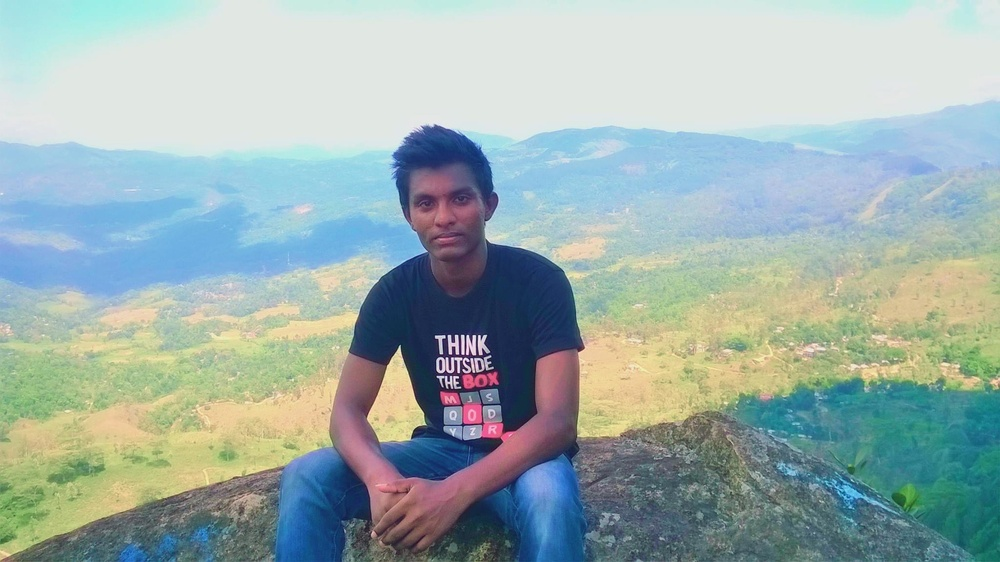
#> input picture dataset/Lasanga/l1.jpg, 1000 x 562 px, shrunk from 2048 x 1150 before the run
$ python -i imageEnhancer.py   (imports and definitions only)
#> lines starting #> are read from the running program, lines starting #| are printed output that depends on the picture
#> further down, picture is the input picture: shape (562, 1000, 3); mean B, G, R 173.2, 175.2, 156.5
import cv2

clahe = cv2.createCLAHE(clipLimit=3.0, tileGridSize=(8,8))

def image_enhance(img):
    #-----Converting image to LAB Color model-----------------------------------
    lab= cv2.cvtColor(img, cv2.COLOR_BGR2LAB)
#> lab: shape (562, 1000, 3); mean of channels 0, 1, 2 178, 122.9, 126.9
    # cv2.imshow("lab",lab)

    #-----Splitting the LAB image to different channels-------------------------
    l, a, b = cv2.split(lab)
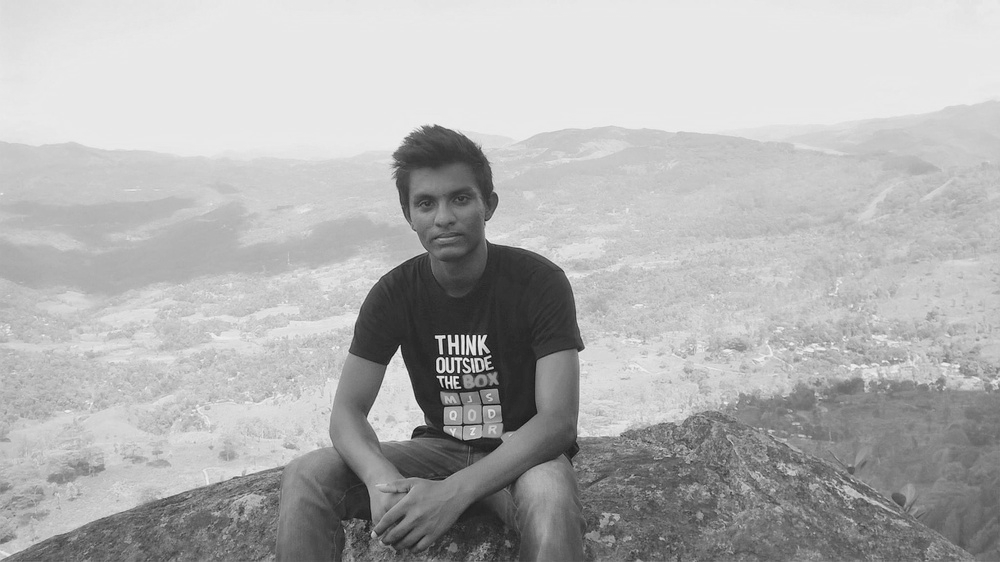
#> l: shape (562, 1000); min 9, max 248, mean 178
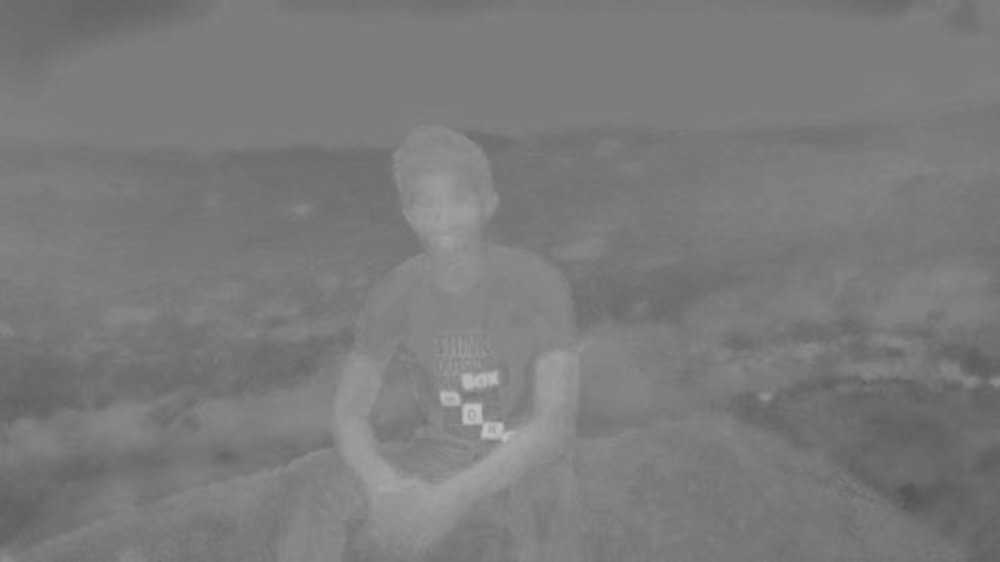
#> a: shape (562, 1000); min 84, max 192, mean 122.9
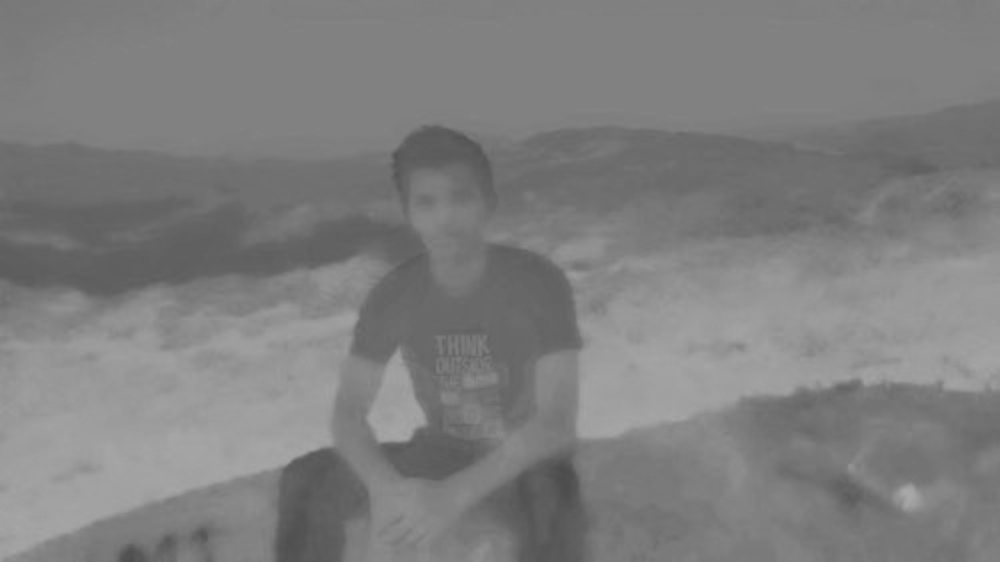
#> b: shape (562, 1000); min 75, max 168, mean 126.9
    # cv2.imshow('l_channel', l)
    # cv2.imshow('a_channel', a)
    # cv2.imshow('b_channel', b)

    #-----Applying CLAHE to L-channel-------------------------------------------

    cl = clahe.apply(l)
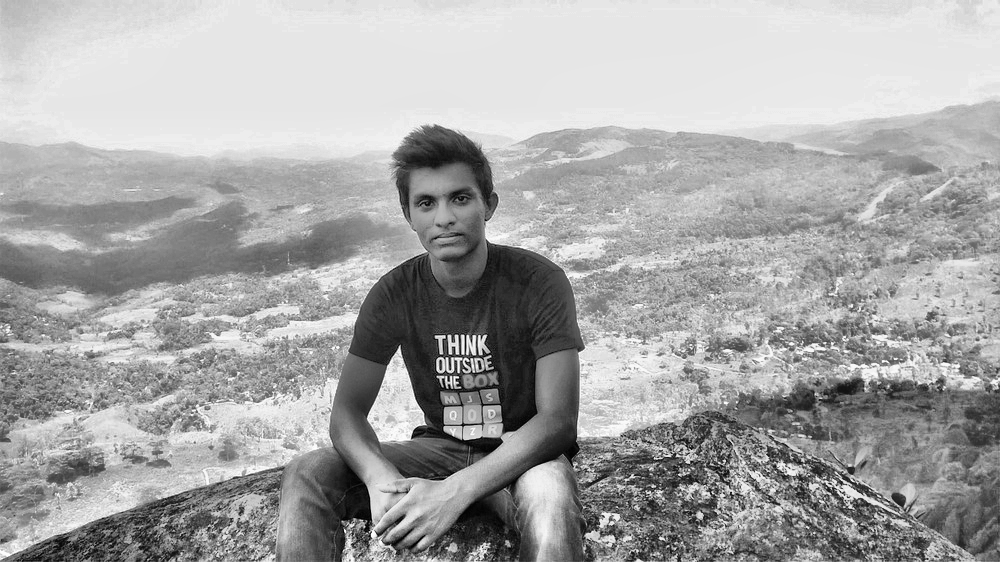
#> cl: shape (562, 1000); min 1, max 254, mean 166.3
    # cv2.imshow('CLAHE output', cl)

    #-----Merge the CLAHE enhanced L-channel with the a and b channel-----------
    limg = cv2.merge((cl,a,b))
#> limg: shape (562, 1000, 3); mean of channels 0, 1, 2 166.3, 122.9, 126.9
    # cv2.imshow('limg', limg)

    #-----Converting image from LAB Color model to RGB model--------------------
    final = cv2.cvtColor(limg, cv2.COLOR_LAB2BGR)
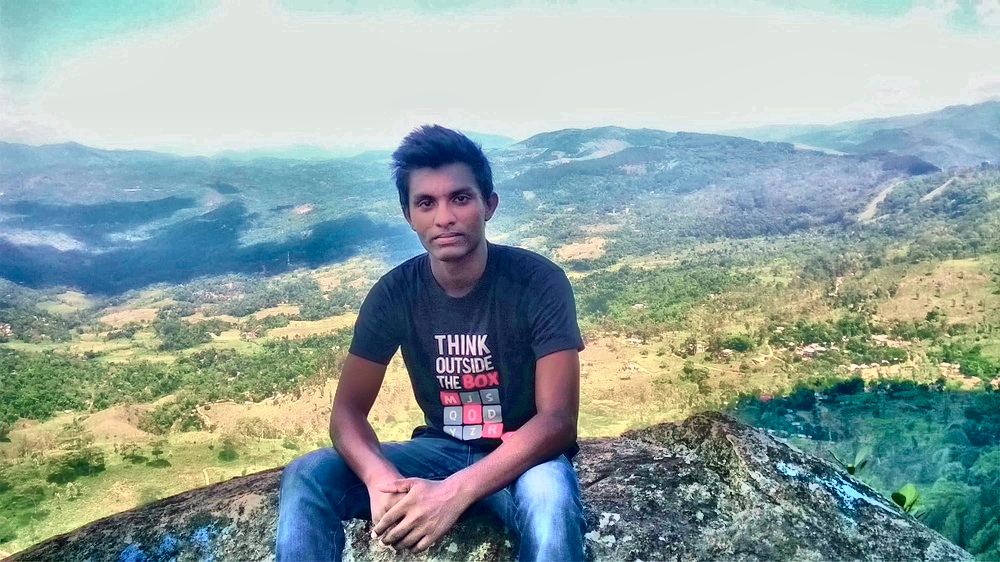
#> final: shape (562, 1000, 3); mean B, G, R 161.3, 163.5, 144.5
    return final

def image_sharpen(img):
    # Load the image
    # image = cv2.imread("35.0.jpg")
    # Blur the image
    gauss = cv2.GaussianBlur(img, (7,7), 0)
    # Apply Unsharp masking
    unsharp_image = cv2.addWeighted(img, 2, gauss, -1, 0)
    return unsharp_image

>>> import cv2
>>> picture = cv2.imread('../dataset/Lasanga/l1.jpg')
>>> result = image_enhance(picture)

$ run again, on dataset/Lasanga/l10.jpg
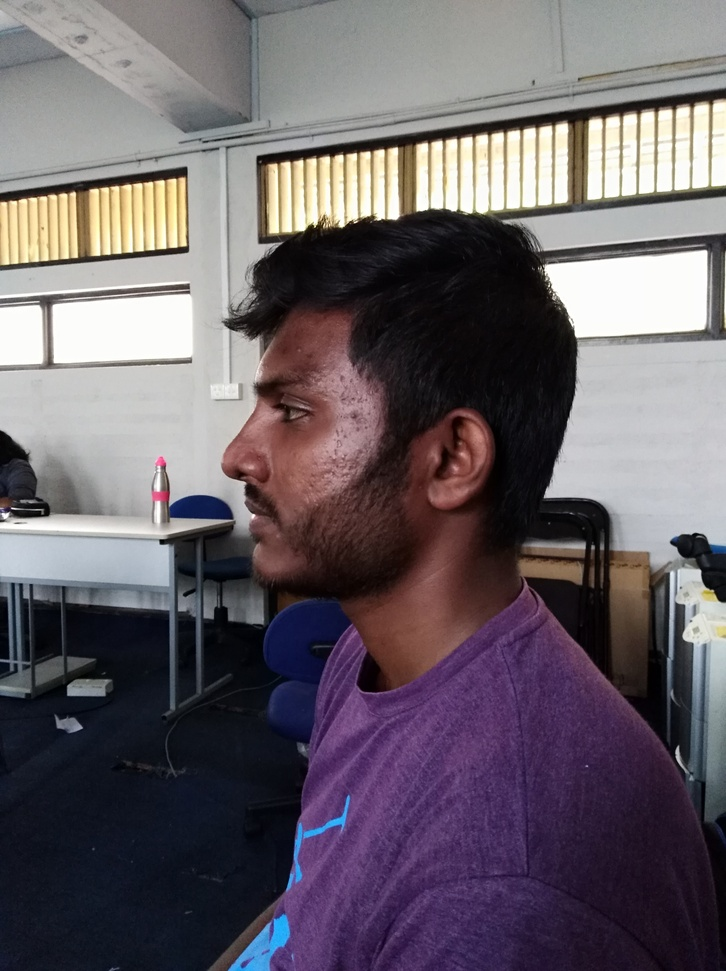
#> input picture dataset/Lasanga/l10.jpg, 726 x 971 px, shrunk from 3016 x 4032 before the run
#> picture is the input picture: shape (971, 726, 3); mean B, G, R 103.1, 96.4, 104.3
#> lab: shape (971, 726, 3); mean of channels 0, 1, 2 102.1, 133.4, 125.1
#> in image_enhance, `l, a, b = cv2.split(lab)`:
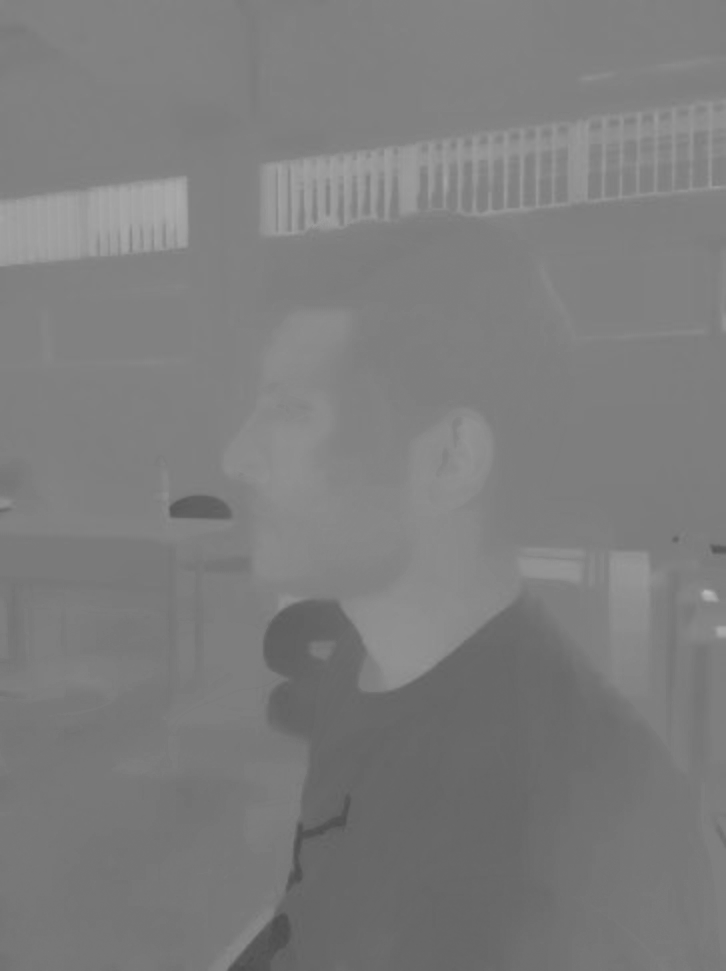
#> b: shape (971, 726); min 77, max 184, mean 125.1
#> limg: shape (971, 726, 3); mean of channels 0, 1, 2 116.4, 133.4, 125.1
#> in image_enhance, `final = cv2.cvtColor(limg, cv2.COLOR_LAB2BGR)`:
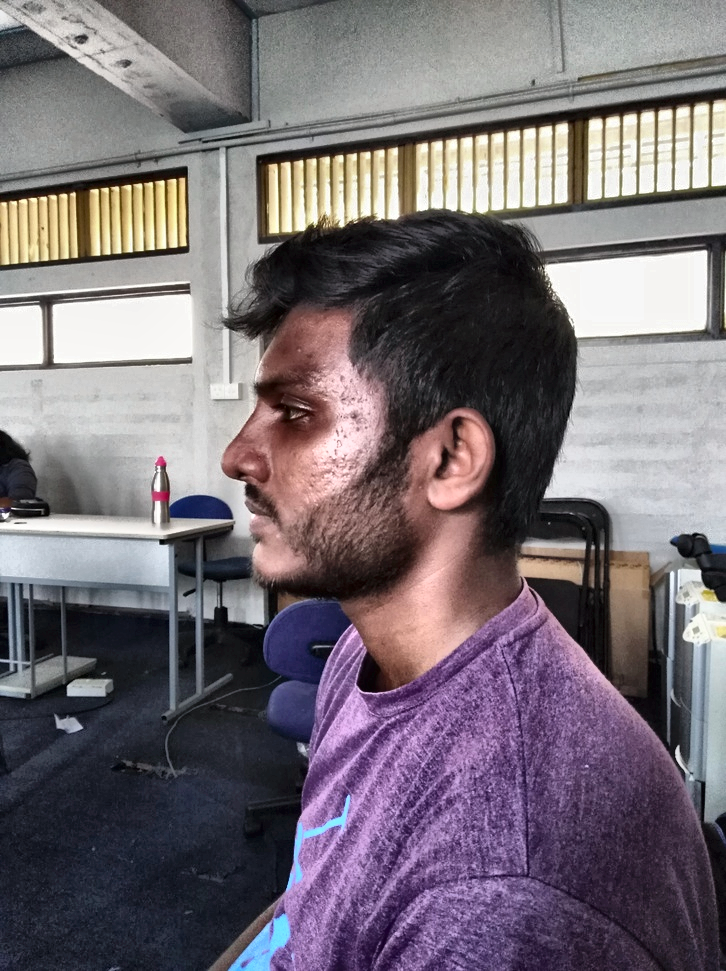
#> final: shape (971, 726, 3); mean B, G, R 116.4, 109.3, 117.9

$ run again, on dataset/Lasanga/l12.jpg
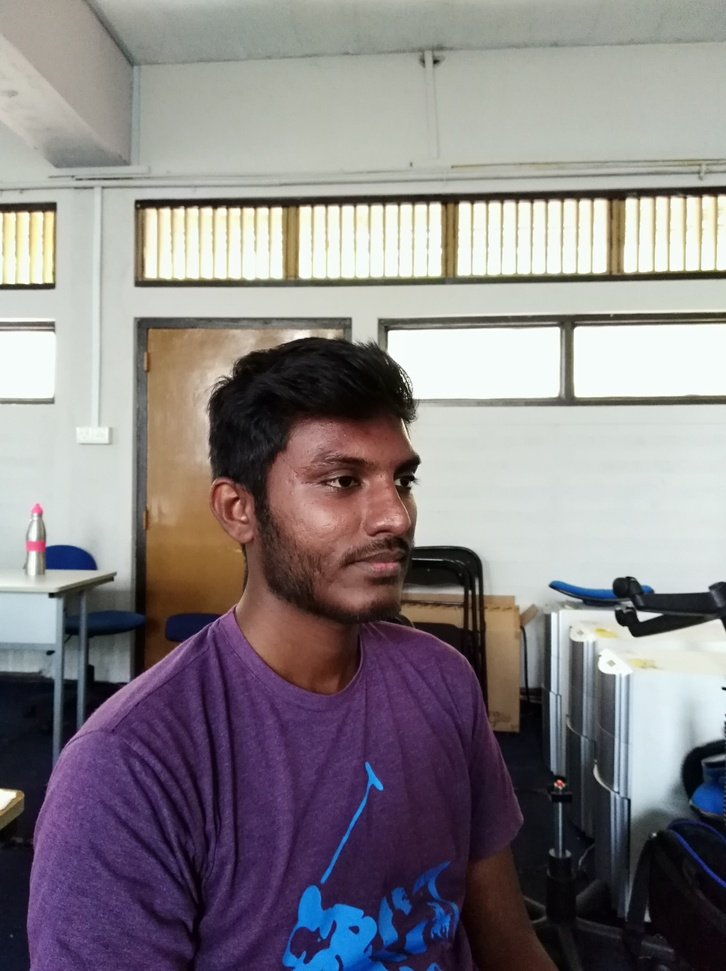
#> input picture dataset/Lasanga/l12.jpg, 726 x 971 px, shrunk from 3016 x 4032 before the run
#> picture is the input picture: shape (971, 726, 3); mean B, G, R 132.5, 129.5, 135
#> lab: shape (971, 726, 3); mean of channels 0, 1, 2 135.7, 132, 126.9
#> in image_enhance, `l, a, b = cv2.split(lab)`:
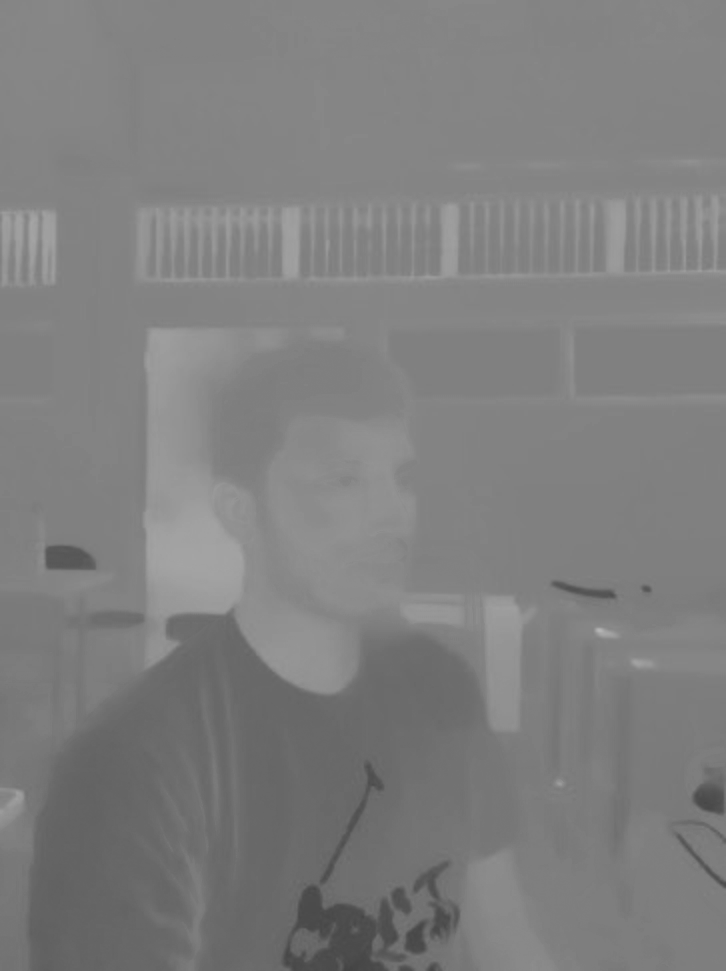
#> b: shape (971, 726); min 67, max 182, mean 126.9
#> limg: shape (971, 726, 3); mean of channels 0, 1, 2 142.5, 132, 126.9
#> in image_enhance, `final = cv2.cvtColor(limg, cv2.COLOR_LAB2BGR)`:
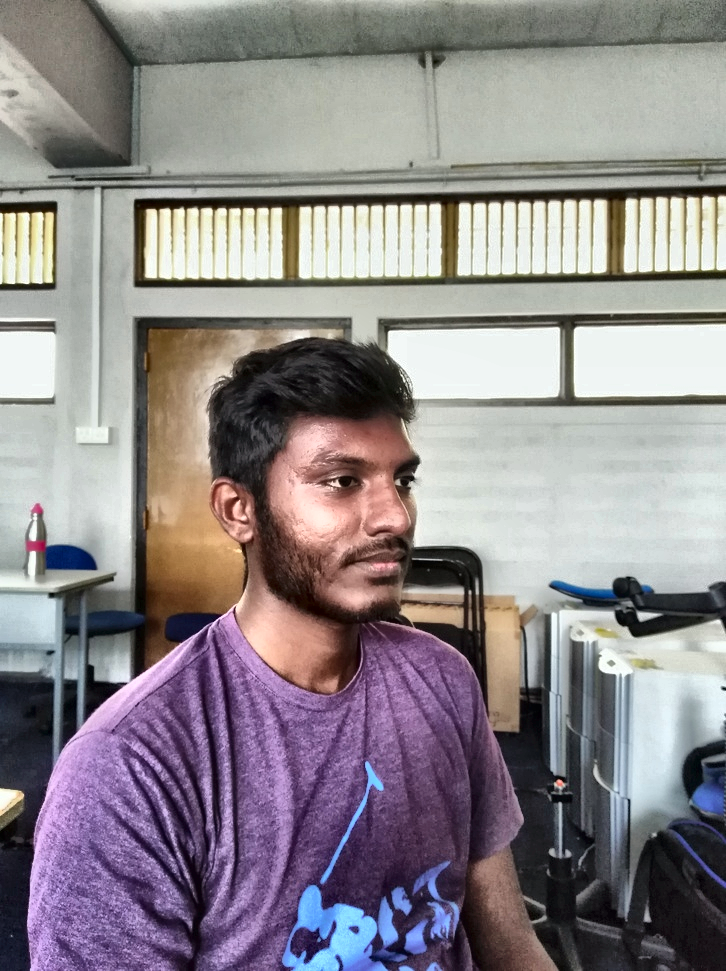
#> final: shape (971, 726, 3); mean B, G, R 138.8, 135.3, 141.7
